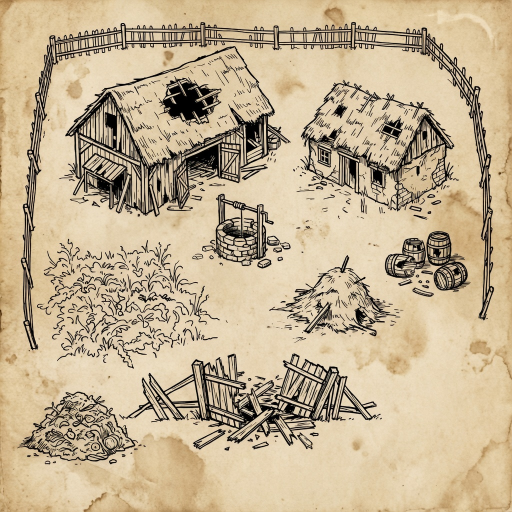
#> input picture src/assets/img/board_background_base.jpg, 1024 x 1024 px (shown at 1/2 size)
$ python compose_board_backgrounds.py
#> lines starting #> are read from the running program, lines starting #| are printed output that depends on the picture
#!/usr/bin/env python3
"""Composite localized labels and a geometrically correct compass onto the farmyard map."""

from __future__ import annotations

import math
from pathlib import Path

from PIL import Image, ImageDraw, ImageFilter, ImageFont

ROOT = Path(__file__).resolve().parents[1]
BASE = ROOT / "src/assets/img/board_background_base.jpg"
OUT_DIR = ROOT / "src/assets/img"
FONTS = ROOT / "src/assets/fonts"

INK = (28, 20, 12, 255)
INK_SOFT = (28, 20, 12, 210)
CREAM = (232, 214, 176, 255)
GOLD = (176, 142, 72, 255)

LABELS = {
    "pl": {
        "barn": "Stodoła",
        "cottage": "Kurna chata",
        "garden": "Warzywnik",
        "well": "Studnia",
        "hay": "Kopa siana",
        "kegs": "Antałki",
        "compost": "Kompost",
        "title": "Stary Majdan",
        "compass": ("Pn", "E", "Pd", "W"),
    },
    "en": {
        "barn": "Barn",
        "cottage": "Smoke cottage",
        "garden": "Vegetable patch",
        "well": "Well",
        "hay": "Haystack",
        "kegs": "Kegs",
        "compost": "Compost",
        "title": "Old Majdan",
        "compass": ("N", "E", "S", "W"),
    },
    "cs": {
        "barn": "Stodola",
        "cottage": "Kouřová chalupa",
        "garden": "Zahrádka",
        "well": "Studna",
        "hay": "Kupa sena",
        "kegs": "Sudy",
        "compost": "Kompost",
        "title": "Starý Majdan",
        "compass": ("S", "V", "J", "Z"),
    },
    "uk": {
        "barn": "Стодола",
        "cottage": "Курна хата",
        "garden": "Город",
        "well": "Криниця",
        "hay": "Копа сіна",
        "kegs": "Бочки",
        "compost": "Компост",
        "title": "Старий Майдан",
        "compass": ("Пн", "Сх", "Пд", "Зх"),
    },
    "tlh": {
        "barn": "tIr qach",
        "cottage": "tlhIch juH",
        "garden": "naH yotlh",
        "well": "ngeng",
        "hay": "magh yuvtlhe'",
        "kegs": "HIq balmey",
        "compost": "veQ yuvtlhe'",
        "title": "majDan qan",
        "compass": ("Dung", "nIH", "bIng", "poS"),
        "piqad": True,
    },
}

# Percent positions on the 1024 map (cx, cy)
POS = {
    "barn": (0.27, 0.125),
    "cottage": (0.705, 0.145),
    "garden": (0.20, 0.475),
    "well": (0.42, 0.575),
    "hay": (0.68, 0.675),
    "kegs": (0.78, 0.455),
    "compost": (0.13, 0.755),
    "title": (0.40, 0.938),
    "compass": (0.855, 0.855),
}


def to_piqad(text: str) -> str:
    single = {
        "a": "\uF8D0", "b": "\uF8D1", "D": "\uF8D3", "e": "\uF8D4",
        "H": "\uF8D6", "I": "\uF8D7", "j": "\uF8D8", "l": "\uF8D9",
        "m": "\uF8DA", "n": "\uF8DB", "o": "\uF8DD", "p": "\uF8DE",
        "q": "\uF8DF", "Q": "\uF8E0", "r": "\uF8E1", "S": "\uF8E2",
        "t": "\uF8E3", "u": "\uF8E5", "v": "\uF8E6", "w": "\uF8E7",
        "y": "\uF8E8", "'": "\uF8E9",
    }
    out = []
    i = 0
    while i < len(text):
        if text.startswith("tlh", i):
            out.append("\uF8E4")
            i += 3
        elif text.startswith("ch", i):
            out.append("\uF8D2")
            i += 2
        elif text.startswith("gh", i):
            out.append("\uF8D5")
            i += 2
        elif text.startswith("ng", i):
            out.append("\uF8DC")
            i += 2
        else:
            out.append(single.get(text[i], text[i]))
            i += 1
    return "".join(out)


def polar(cx, cy, angle_deg, radius):
    rad = math.radians(angle_deg)
    return (cx + radius * math.sin(rad), cy - radius * math.cos(rad))


def draw_compass(size: int, labels: tuple[str, str, str, str], font: ImageFont.FreeTypeFont) -> Image.Image:
    img = Image.new("RGBA", (size, size), (0, 0, 0, 0))
    d = ImageDraw.Draw(img)
    cx = cy = size / 2
    r = size * 0.28

    d.ellipse([cx - r * 1.18, cy - r * 1.18, cx + r * 1.18, cy + r * 1.18], outline=INK, width=3)
    d.ellipse([cx - r * 1.08, cy - r * 1.08, cx + r * 1.08, cy + r * 1.08], outline=INK_SOFT, width=1)

    hub = r * 0.12
    # Eight-point rose: N is longer so north is unambiguous. 0° = north.
    for i in range(8):
        ang = i * 45
        is_cardinal = i % 2 == 0
        length = r * (1.08 if i == 0 else 1.0 if is_cardinal else 0.62)
        halfw = 18 if is_cardinal else 12
        tip = polar(cx, cy, ang, length)
        left = polar(cx, cy, ang - halfw, hub)
        right = polar(cx, cy, ang + halfw, hub)
        mid = polar(cx, cy, ang, hub * 0.4)
        d.polygon([tip, left, mid], fill=INK)
        d.polygon([tip, mid, right], fill=CREAM)
        d.line([tip, right, left, tip], fill=INK, width=1)

    d.ellipse([cx - 7, cy - 7, cx + 7, cy + 7], fill=INK)
    d.ellipse([cx - 3, cy - 3, cx + 3, cy + 3], fill=GOLD)

    radius_lbl = r * 1.38
    for label, ang in zip(labels, (0, 90, 180, 270)):
        x, y = polar(cx, cy, ang, radius_lbl)
        bbox = d.textbbox((0, 0), label, font=font)
        tw, th = bbox[2] - bbox[0], bbox[3] - bbox[1]
        d.text((x - tw / 2, y - th / 2 - 1), label, font=font, fill=INK)

    return img


def load_font(path: Path, size: int) -> ImageFont.FreeTypeFont:
    return ImageFont.truetype(str(path), size)


def draw_centered(draw, xy, text, font, fill=INK):
    x, y = xy
    bbox = draw.textbbox((0, 0), text, font=font)
    tw, th = bbox[2] - bbox[0], bbox[3] - bbox[1]
    ox, oy = bbox[0], bbox[1]
    # faint parchment plate so ink stays readable on busy line-art
    pad = 6
    plate = [x - tw / 2 - pad, y - th / 2 - pad, x + tw / 2 + pad, y + th / 2 + pad]
    draw.rounded_rectangle(plate, radius=6, fill=(236, 220, 186, 175))
    draw.text((x - tw / 2 - ox, y - th / 2 - oy), text, font=font, fill=fill)


def compose(lang: str) -> Path:
#> called with lang = 'pl'
    data = LABELS[lang]
    base = Image.open(BASE).convert("RGBA")
    w, h = base.size
#> w = 1024; h = 1024
    overlay = Image.new("RGBA", base.size, (0, 0, 0, 0))
#> overlay: PIL image 1024x1024 RGBA; every value is 0
    draw = ImageDraw.Draw(overlay)

    serif = load_font(Path("/usr/share/fonts/google-noto/NotoSerif-BoldItalic.ttf"), 26)
    serif_small = load_font(Path("/usr/share/fonts/google-noto/NotoSerif-Bold.ttf"), 20)
    if lang == "uk":
        title_font = load_font(Path("/usr/share/fonts/google-noto/NotoSerif-Bold.ttf"), 52)
    else:
        title_font = load_font(FONTS / "UnifrakturMaguntia.ttf", 62)
    compass_font = serif_small
    if data.get("piqad"):
        klingon = load_font(FONTS / "Klingon-pIqaD-HaSta.ttf", 28)
        klingon_title = load_font(FONTS / "Klingon-pIqaD-HaSta.ttf", 48)
        klingon_compass = load_font(FONTS / "Klingon-pIqaD-HaSta.ttf", 18)
        serif = klingon
        title_font = klingon_title
        compass_font = klingon_compass

    def maybe_script(text: str) -> str:
        return to_piqad(text) if data.get("piqad") else text

    for key in ("barn", "cottage", "garden", "well", "hay", "kegs", "compost"):
        px, py = POS[key]
        draw_centered(draw, (px * w, py * h), maybe_script(data[key]), serif)

    title = maybe_script(data["title"])
    # title uses a larger plate
    tx, ty = POS["title"][0] * w, POS["title"][1] * h
#> tx = 409.6; ty = 960.5
    bbox = draw.textbbox((0, 0), title, font=title_font)
#> bbox = (0, 11, 409, 71)
    tw, th = bbox[2] - bbox[0], bbox[3] - bbox[1]
#> tw = 409; th = 60
    draw.rounded_rectangle(
        [tx - tw / 2 - 18, ty - th / 2 - 10, tx + tw / 2 + 18, ty + th / 2 + 10],
        radius=8,
        fill=(236, 220, 186, 200),
    )
    draw.text((tx - tw / 2 - bbox[0], ty - th / 2 - bbox[1]), title, font=title_font, fill=INK)

    compass_labels = tuple(maybe_script(x) for x in data["compass"])
    compass = draw_compass(210, compass_labels, compass_font)
#> in draw_compass, `img = Image.new("RGBA", (size, size), (0, 0, 0, 0))`: img: PIL image 210x210 RGBA; every value is 0
#> the loop in draw_compass, `for label, ang in zip(labels, (0, 90, 180, 270)):` made 4 passes
#> (x, y, bbox, tw) on passes 1 to 4: (105, 23.86, (0, 4, 24, 19), 24), (186.1, 105, (0, 4, 13, 19), 13), (105, 186.1, (0, 4, 25, 19), 25), (23.86, 105, (0, 4, 20, 19), 20)
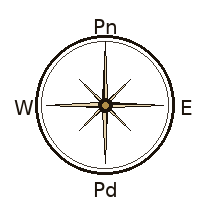
#> compass: PIL image 210x210 RGBA; mean R, G, B, A 3.7, 3, 2.2, 18; transparent parts drawn white
    cx = int(POS["compass"][0] * w - compass.size[0] / 2)
#> cx = 770
    cy = int(POS["compass"][1] * h - compass.size[1] / 2)
#> cy = 770
    overlay.alpha_composite(compass, (cx, cy))
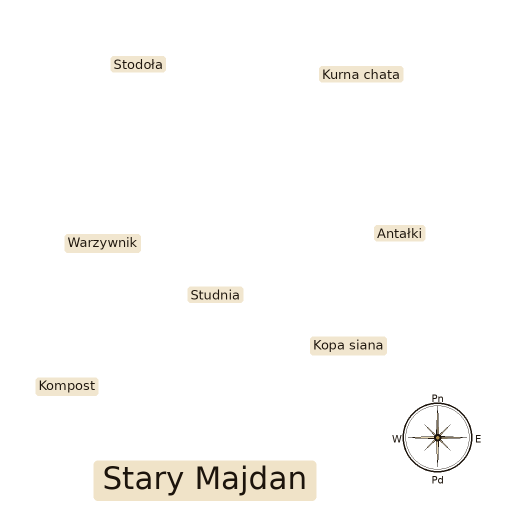
#> overlay: PIL image 1024x1024 RGBA (shown at 1/2 size); mean R, G, B, A 13.5, 12.5, 10.5, 13.7; transparent parts drawn white

    out = Image.alpha_composite(base, overlay).convert("RGB")
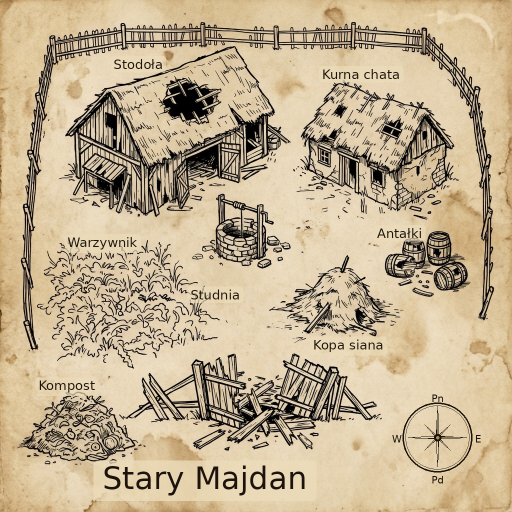
#> out: PIL image 1024x1024 RGB (shown at 1/2 size); mean R, G, B 193.2, 175.2, 144.9
    dest = OUT_DIR / f"board_background_{lang}.jpg"
    out.save(dest, "JPEG", quality=92, subsampling=0)
    return dest


def main() -> None:
    if not BASE.exists():
        raise SystemExit(f"missing base map: {BASE}")
    for lang in LABELS:
        path = compose(lang)
        print("wrote", path)


if __name__ == "__main__":
    main()
